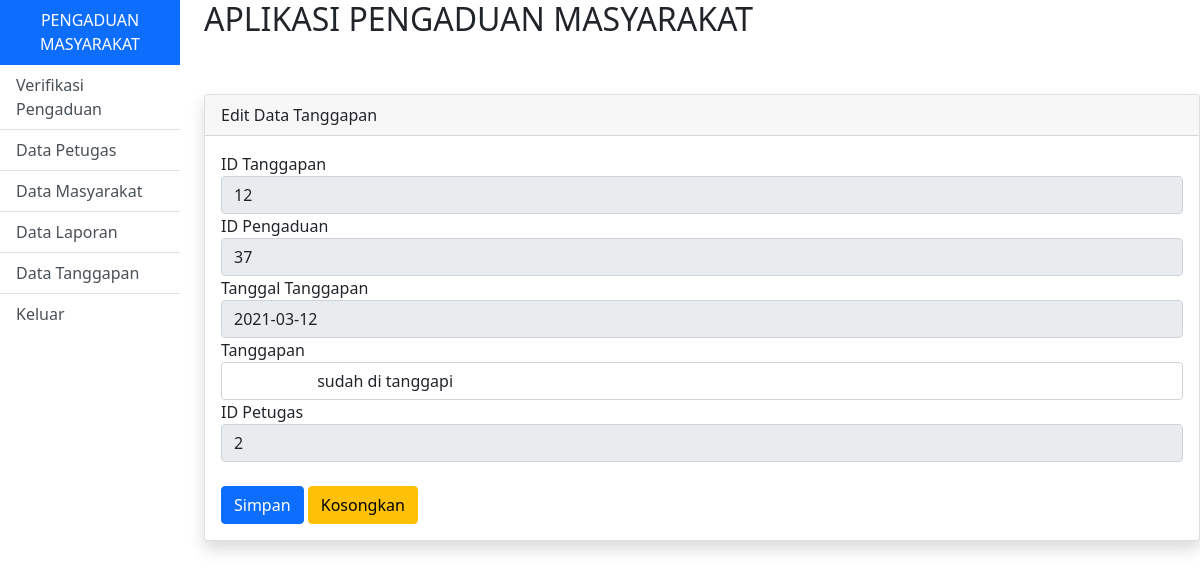
Screenshot of /project/edit_tanggapan.php?id=12 with the database file from the repository.
### tables this page shows
CREATE TABLE `tanggapan` (
  `id_tanggapan` int(11) NOT NULL,
  `id_pengaduan` int(11) NOT NULL,
  `tgl_tanggapan` date NOT NULL,
  `tanggapan` text NOT NULL,
  `id_petugas` int(11) NOT NULL
);

### project/edit_tanggapan.php (the view, shortened to what this page needs)
<!DOCTYPE html>
<html lang="en">
<head>
    <link href="css/bootstrap.css" rel="stylesheet">
</head>
<body>
    <div class="row">
            <div class="col-md-2">
                <div class="list-group-flush">
                  <a href="admin.php" class="list-group-item list-group-item-action active text-center" >
                    PENGADUAN MASYARAKAT
                    </a>
                    <a href="verifikasi_pengaduan_admin.php" class="list-group-item list-group-item-action">
                      Verifikasi Pengaduan
                    </a>
                    <a href="data_petugas.php" class="list-group-item list-group-item-action">
                      Data Petugas
                    </a>
                    <a href="data_masyarakat.php" class="list-group-item list-group-item-action">
                      Data Masyarakat
                    </a>
                    <a href="data_laporan.php" class="list-group-item list-group-item-action">
                      Data Laporan
                    </a>
                    <a href="data_tanggapan.php" class="list-group-item list-group-item-action">
                      Data Tanggapan
                    </a>
                    <a href="logout.php" class="list-group-item list-group-item-action">
                      Keluar</a>
                </div>
            </div>
            <div class="col-md-10">
           <h2>APLIKASI PENGADUAN MASYARAKAT</h2>
           <br><br>
          <div class="card shadow">
                <div class="card-header">
                Edit Data Tanggapan
                </div>
                <div class="card-body">
                <?php
                $koneksi = mysqli_connect("localhost","root","","latihan_ukk") or die (mysqli_connect_error());
                $sql=mysqli_query($koneksi,"select * from tanggapan where id_tanggapan='$_GET[id]' ");
                if($data=mysqli_fetch_array($sql))
                {
                    ?>
                <form method="post" action="proses_simpan_tanggapan.php" enctype="multipart/form-data">
                    <div class="form-group cols-sm-6">
                    <label>ID Tanggapan</label>
                    <input type="text" name="id_tanggapan" value="<?php echo $data['id_tanggapan']; ?>" class="form-control" readonly>
                    </div>
                    <div class="form-group cols-sm-6">
                    <label>ID Pengaduan</label>
                    <input type="text" name="id_pengaduan" value="<?php echo $data['id_pengaduan']; ?>" class="form-control" readonly >
                    </div>
                    <div class="form-group cols-sm-6">
                    <label>Tanggal Tanggapan</label>
                    <input type="text" name="tgl_tanggapan" value="<?php echo $data['tgl_tanggapan']; ?>" class="form-control" readonly >
                    </div>
                    <div class="form-group cols-sm-6">
                    <label>Tanggapan</label>
                    <input type="text" name="tanggapan" value="<?php echo $data['tanggapan']; ?>" class="form-control" >
                    </div>
                    <div class="form-group cols-sm-6">
                    <label>ID Petugas</label>
                    <input type="text" name="id_petugas" value="<?php echo $data['id_petugas']; ?>" class="form-control" readonly>
                    </div>
                   <br>
                    <div>
                    <input type="submit" value="Simpan" class="btn btn-primary">
                    <input type="reset" value="Kosongkan" class="btn btn-warning">
                    </div>
                </form>
                <?php } ?>
            </div>
</body>
</html>

### rows the page displays
tanggapan: id_tanggapan "12", id_pengaduan "37", tgl_tanggapan "2021-03-12", tanggapan "sudah di tanggapi", id_petugas "2"
